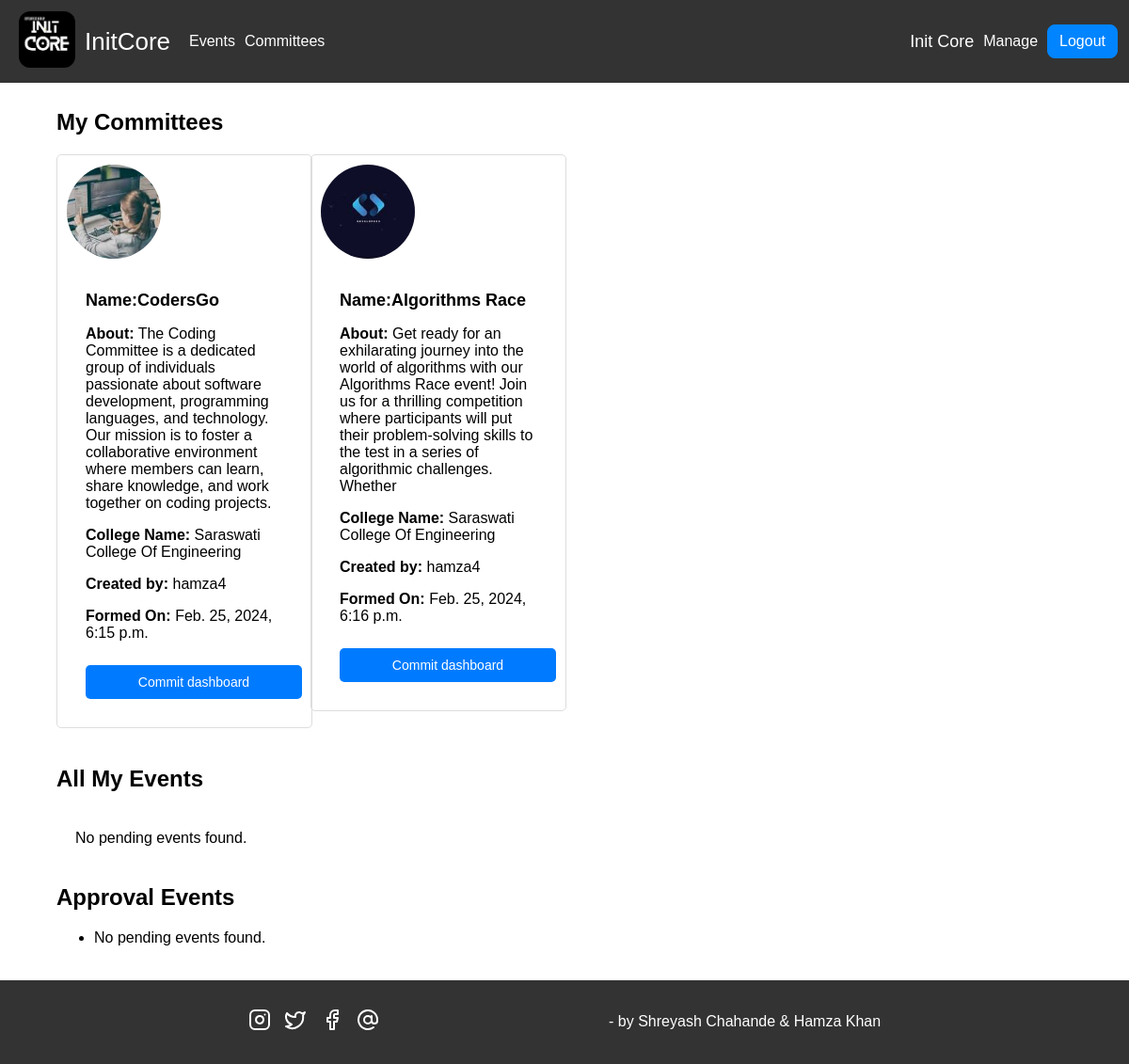
/my_committee/ (signed in), run on the app's committed database.
### event_management_app/models.py (models this page shows, shortened)
class Committee(models.Model):
    name = models.CharField(max_length=100)
    description = models.TextField()
    members = models.ManyToManyField(User, related_name='committees', blank=True)
    created_by = models.ForeignKey(User, on_delete=models.CASCADE, related_name='created_committees', null=True)
    college_name = models.CharField(max_length=100)
    created_at = models.DateTimeField(auto_now_add=True)
    profile_image = models.ImageField(upload_to='committee_profile_images/')

### event_management_app/views.py (the view)
# urls.py: path('my_committee/', MyCommitteeListView.as_view(), name='my_committee'),
class MyCommitteeListView(LoginRequiredMixin, ListView):
    template_name = 'my_committee.html'
    context_object_name = 'committees'
    def get_queryset(self):
        return Committee.objects.filter(members=self.request.user)
    def get_context_data(self, **kwargs):
        context = super().get_context_data(**kwargs)
        user_committees = self.get_queryset()
        committe_all_events = Event.objects.filter(
            committee__in=user_committees,
            initiator=self.request.user
        )
        waiting_for_approval_events = Event.objects.filter(
            approval_status='pending',
            committee__in=user_committees,
            selected_members=self.request.user,
        ).exclude(
            launch_approved_members__username=self.request.user.username
        )
        context['pending_events'] = committe_all_events
        context['approval_events'] = waiting_for_approval_events
        return context

### event_management_app/templates/my_committee.html (shortened to what this page needs)
{% extends 'base.html' %}
{% block content %}
<h1>My Committees</h1>
<div class="committee-container">
  <div class="committee-row">
    {% for committee in committees %}
    <div class="committee-col">
      <div class="card">
        <img
          src="{{ committee.profile_image.url }}"
          class="card-img-top"
          alt="Committee Image"
        />
        <div class="card-body">
          <h2 class="card-title"><strong>Name:</strong>{{ committee.name }}</h2>
          <p class="card-text">
            <strong>About:</strong> {{ committee.description }}
          </p>
          <p class="card-text">
            <strong>College Name:</strong> {{ committee.college_name }}
          </p>
          <p class="card-text">
            <strong>Created by:</strong> {{ committee.created_by }}
          </p>
          <p class="card-text">
            <strong>Formed On:</strong> {{ committee.created_at }}
          </p>
          <a
            href="{% url 'committee_detail' committee.pk %}"
            class="btn btn-primary"
            >Commit dashboard</a
          >
        </div>
      </div>
    </div>
    {% endfor %}
  </div>
</div>
<h2>All My Events</h2>
<ul class="event-list">
  {% for event in pending_events %}
  <li class="event-card">
    <div class="event-info">
      <h3><a href="{% url 'event_details' event.id %}">{{ event.name }}</a></h3>
      <p><strong>Committee:</strong> {{ event.committee.name }}</p>
      <p><strong>Description:</strong> {{ event.description }}</p>
      <p><strong>Launch Date:</strong> {{ event.launch_date }}</p>
      <p><strong>Venue:</strong> {{ event.venue }}</p>
      <p><strong>Initiator:</strong> {{ event.initiator.username }}</p>
      <p><strong>Approval Status:</strong> {{ event.approval_status }}</p>
    </div>
  </li>
  {% empty %}
  <li>No pending events found.</li>
  {% endfor %}
</ul>
<h2>Approval Events</h2>
<ul>
  {% for event in approval_events %}
  <li class="event-card">
    <div class="event-info">
      <h3><a href="{% url 'event_details' event.id %}">{{ event.name }}</a></h3>
      <p><strong>Committee:</strong> {{ event.committee.name }}</p>
      <p><strong>Description:</strong> {{ event.description }}</p>
      <p><strong>Launch Date:</strong> {{ event.launch_date }}</p>
      <p><strong>Venue:</strong> {{ event.venue }}</p>
      <p><strong>Initiator:</strong> {{ event.initiator.username }}</p>
      <p><strong>Approval Status:</strong> {{ event.approval_status }}</p>
    </div>
  </li>
  {% empty %}
  <li>No pending events found.</li>
  {% endfor %}
</ul>
{% endblock %}

### event_management_app/templates/navbar.html (shortened to what this page needs)
{% load static %}
<nav class="navbar">
  <div class="navbar-left">
    <a class="navbar-left navbar-a" href="{% url 'dashboard' %}">
      <div class="navbar-logo">
        <img src="{% static 'img/icon.png' %}" alt="Logo" />
      </div>
      <div class="navbar-brand">InitCore</div>
    </a>
  </div>
  <div class="navbar-middle">
    <ul class="navbar-nav">
      <li><a class="navbar-a" href="{% url 'event_list' %}">Events</a></li>
      <li>
        <a class="navbar-a" href="{% url 'committee_dashboard' %}"
          >Committees</a
        >
      </li>
    </ul>
  </div>
  <div class="navbar-right">
    <ul class="navbar-nav">
      {% if user.is_authenticated %}
      <li>
        <p style="font-size: 18px; text-transform: capitalize">
          {{user.first_name}} {{user.last_name}}
        </p>
      </li>
      <li><a class="navbar-a" href="{% url 'my_committee' %}">Manage</a></li>
      <li>
        <form action="{% url 'logout' %}" method="post">
          <button type="submit">Logout</button>
        </form>
      </li>
      {% else %}
      <li><a class="navbar-a" href="{% url 'login' %}">Login</a></li>
      {% endif %}
    </ul>
  </div>
</nav>

### event_management_app/static/css/base.css (style rules this page uses)
body { margin: auto; font-family: Arial, sans-serif; background-color: #fff; }

### event_management_app/static/css/navbar.css (style rules this page uses)
.navbar { display: flex; justify-content: space-between; align-items: center; background-color: #333; color: #fff; padding: 10px; height: 3rem; gap: 20px; }
.navbar-left { display: flex; align-items: center; }
.navbar-logo img { height: 60px; margin-right: 10px; border-radius: 20%; background-color: transparent; object-fit: contain; }
.navbar-brand { color: #fff; text-decoration: none; font-size: 26px; }
.navbar-middle, .navbar-right { display: flex; align-items: center; }
.navbar-middle { margin-right: auto; }
.navbar-nav { display: flex; flex-direction: row; justify-content: flex-start; list-style-type: none; padding: 0; margin: 0; align-items: center; }
.navbar-nav li { margin-right: 10px; }
.navbar-nav li:last-child { margin-right: 0; }
.navbar-a { text-decoration: none; color: rgb(255, 255, 255); font-size: 16px; text-transform: capitalize; }
button { padding: 8px 12px; background-color: #0084ff; color: #fff; font-size: 16px; border-radius: 8px; border: 1px solid #0084ff; transition: all .3s ease-in-out; }

### event_management_app/static/css/my-committee.css (style rules this page uses)
h1 { margin-bottom: 20px; font-size: 24px; }
.committee-container { display: flex; flex-direction: column; }
.committee-row { display: flex; flex-wrap: wrap; gap: 20px; overflow-x: auto; padding-bottom: 20px; }
.committee-col { flex: 0 0 calc(25% - 20px); max-width: calc(25% - 20px); }
.card { width: 100%; border: 1px solid #ddd; border-radius: 5px; overflow: hidden; padding: 10px; }
.card-img-top { width: 100%; height: 250px; object-fit: contain; background-color: #ddd; }
.card-body { padding: 20px; }
.card-title { margin-bottom: 10px; font-size: 18px; }
.card-text { margin-bottom: 10px; }
.btn { display: inline-block; padding: 8px 16px; border: none; border-radius: 4px; background-color: #007bff; color: #fff; text-align: center; text-decoration: none; cursor: pointer; font-size: 14px; }
.btn-primary { background-color: #007bff; }
.event-list { list-style: none; padding: 0; }

### event_management_app/static/css/committe-detail.css (style rules this page uses)
.btn-primary { width: 100%; padding: 10px; border: none; border-radius: 4px; background-color: #007bff; color: #fff; font-size: 16px; cursor: pointer; }
.card-img-top { width: 100px; height: 100px; border-radius: 50%; object-fit: cover; margin-bottom: 10px; margin-left: auto; }

### event_management_app/static/css/event-detail.css (style rules this page uses)
.btn { display: inline-block; padding: 8px 16px; border: none; border-radius: 4px; background-color: #007bff; color: #fff; text-align: center; text-decoration: none; cursor: pointer; font-size: 14px; }
.btn-primary { background-color: #007bff; }

### event_management_app/static/css/dashboard.css (style rules this page uses)
.event-list { flex: 1; margin-right: 20px; display: flex; flex-direction: row; }
.card-body { padding: 20px; background-color: #ffffff; }
.card-title { margin: 0; }
.btn-primary { margin-top: 15px; align-self: flex-end; }
.event-list { margin-top: 0; display: flex; flex-direction: column-reverse; gap: 20px; flex-wrap: nowrap; overflow-x: auto; padding: 20px; width: 500px; }
.btn { display: inline-block; padding: 10px; margin-right: auto; background-color: #007bff; color: #fff; text-decoration: none; border-radius: 5px; transition: background-color 0.3s ease; }

### data on the page
Committee: profile_image (picture), name "CodersGo", description "The Coding Committee is a dedicated group of individuals passionate about software development, programming languages, and technology. Our mission is to foster a collaborative environment where members can learn, share knowledge, and work together on coding projects.", college_name "Saraswati College Of Engineering", created_by "hamza4", created_at "Feb. 25, 2024, 6:15 p.m."
Committee: profile_image (picture), name "Algorithms Race", description "Get ready for an exhilarating journey into the world of algorithms with our Algorithms Race event! Join us for a thrilling competition where participants will put their problem-solving skills to the test in a series of algorithmic challenges. Whether", college_name "Saraswati College Of Engineering", created_by "hamza4", created_at "Feb. 25, 2024, 6:16 p.m."

### other printed values
{{ user.first_name }} "Init"
{{ user.last_name }} "Core"
